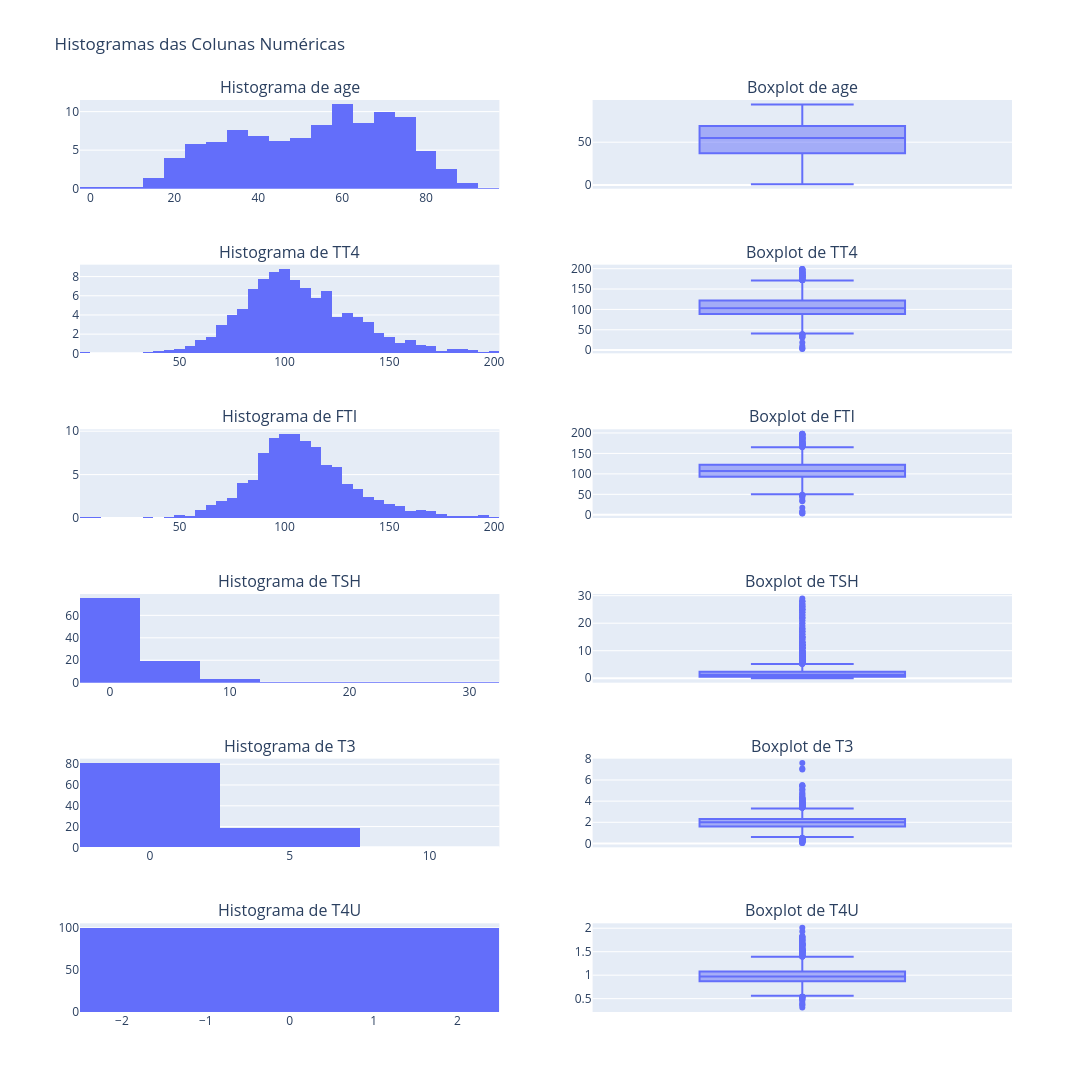

The notebook cell saved with this chart:
### Markdown cell above
COm essa informação em mãos, podemos avaliar o comportamento das variáveis numéricas e escolher qual estratégia será usada para o tratamento dos valores nulos. Após essa etapa, voltaremos etapa de transformação em valores lógicos, numéricos, das variavéis categóricas.

### Code cell
subplotsTitles = []
for i in column_number:
     subplotsTitles.append(f'Histograma de {i}')
     subplotsTitles.append(f'Boxplot de {i}')


fig = make_subplots(rows=len(column_number), cols=2, subplot_titles=subplotsTitles)
row = 1
# col = 1

for i in column_number:
    histogram = px.histogram(data, x=i, nbins=80, histnorm='percent')
    box = px.box(data, y=i)
    fig.add_trace(
        histogram.data[0],
        row=row, col=1,
    )

    fig.add_trace(
        box.data[0],
        row=row, col=2
    )
    row += 1
fig.update_layout(title_text='Histogramas das Colunas Numéricas', showlegend=False, height=3000, width=1300 )
fig.show()

### Figure 1 — Plotly figure (JSON) as saved in the notebook; plotly's stock layout.template omitted (floating-point values rounded to 4 significant figures; data arrays with more than 128 entries replaced by an {"elided": "..."} marker saying what was removed)
{"data": [{"bingroup": "x", "histnorm": "percent", "hovertemplate": "age=%{x}<br>percent=%{y}<extra></extra>", "legendgroup": "", "marker": {"color": "#636efa", "pattern": {"shape": ""}}, "name": "", "nbinsx": 80, "orientation": "v", "showlegend": false, "type": "histogram", "x": {"elided": "2597 float values"}, "xaxis": "x", "yaxis": "y"}, {"alignmentgroup": "True", "hovertemplate": "age=%{y}<extra></extra>", "legendgroup": "", "marker": {"color": "#636efa"}, "name": "", "notched": false, "offsetgroup": "", "orientation": "v", "showlegend": false, "type": "box", "x0": " ", "xaxis": "x2", "y": {"elided": "2597 float values"}, "y0": " ", "yaxis": "y2"}, {"bingroup": "x", "histnorm": "percent", "hovertemplate": "TT4=%{x}<br>percent=%{y}<extra></extra>", "legendgroup": "", "marker": {"color": "#636efa", "pattern": {"shape": ""}}, "name": "", "nbinsx": 80, "orientation": "v", "showlegend": false, "type": "histogram", "x": {"elided": "2597 float values"}, "xaxis": "x3", "yaxis": "y3"}, {"alignmentgroup": "True", "hovertemplate": "TT4=%{y}<extra></extra>", "legendgroup": "", "marker": {"color": "#636efa"}, "name": "", "notched": false, "offsetgroup": "", "orientation": "v", "showlegend": false, "type": "box", "x0": " ", "xaxis": "x4", "y": {"elided": "2597 float values"}, "y0": " ", "yaxis": "y4"}, {"bingroup": "x", "histnorm": "percent", "hovertemplate": "FTI=%{x}<br>percent=%{y}<extra></extra>", "legendgroup": "", "marker": {"color": "#636efa", "pattern": {"shape": ""}}, "name": "", "nbinsx": 80, "orientation": "v", "showlegend": false, "type": "histogram", "x": {"elided": "2597 float values"}, "xaxis": "x5", "yaxis": "y5"}, {"alignmentgroup": "True", "hovertemplate": "FTI=%{y}<extra></extra>", "legendgroup": "", "marker": {"color": "#636efa"}, "name": "", "notched": false, "offsetgroup": "", "orientation": "v", "showlegend": false, "type": "box", "x0": " ", "xaxis": "x6", "y": {"elided": "2597 float values"}, "y0": " ", "yaxis": "y6"}, {"bingroup": "x", "histnorm": "percent", "hovertemplate": "TSH=%{x}<br>percent=%{y}<extra></extra>", "legendgroup": "", "marker": {"color": "#636efa", "pattern": {"shape": ""}}, "name": "", "nbinsx": 80, "orientation": "v", "showlegend": false, "type": "histogram", "x": {"elided": "2597 float values"}, "xaxis": "x7", "yaxis": "y7"}, {"alignmentgroup": "True", "hovertemplate": "TSH=%{y}<extra></extra>", "legendgroup": "", "marker": {"color": "#636efa"}, "name": "", "notched": false, "offsetgroup": "", "orientation": "v", "showlegend": false, "type": "box", "x0": " ", "xaxis": "x8", "y": {"elided": "2597 float values"}, "y0": " ", "yaxis": "y8"}, {"bingroup": "x", "histnorm": "percent", "hovertemplate": "T3=%{x}<br>percent=%{y}<extra></extra>", "legendgroup": "", "marker": {"color": "#636efa", "pattern": {"shape": ""}}, "name": "", "nbinsx": 80, "orientation": "v", "showlegend": false, "type": "histogram", "x": {"elided": "2597 float values"}, "xaxis": "x9", "yaxis": "y9"}, {"alignmentgroup": "True", "hovertemplate": "T3=%{y}<extra></extra>", "legendgroup": "", "marker": {"color": "#636efa"}, "name": "", "notched": false, "offsetgroup": "", "orientation": "v", "showlegend": false, "type": "box", "x0": " ", "xaxis": "x10", "y": {"elided": "2597 float values"}, "y0": " ", "yaxis": "y10"}, {"bingroup": "x", "histnorm": "percent", "hovertemplate": "T4U=%{x}<br>percent=%{y}<extra></extra>", "legendgroup": "", "marker": {"color": "#636efa", "pattern": {"shape": ""}}, "name": "", "nbinsx": 80, "orientation": "v", "showlegend": false, "type": "histogram", "x": {"elided": "2597 float values"}, "xaxis": "x11", "yaxis": "y11"}, {"alignmentgroup": "True", "hovertemplate": "T4U=%{y}<extra></extra>", "legendgroup": "", "marker": {"color": "#636efa"}, "name": "", "notched": false, "offsetgroup": "", "orientation": "v", "showlegend": false, "type": "box", "x0": " ", "xaxis": "x12", "y": {"elided": "2597 float values"}, "y0": " ", "yaxis": "y12"}], "layout": {"annotations": [{"font": {"size": 16}, "showarrow": false, "text": "Histograma de age", "x": 0.225, "xanchor": "center", "xref": "paper", "y": 1.0, "yanchor": "bottom", "yref": "paper"}, {"font": {"size": 16}, "showarrow": false, "text": "Boxplot de age", "x": 0.775, "xanchor": "center", "xref": "paper", "y": 1.0, "yanchor": "bottom", "yref": "paper"}, {"font": {"size": 16}, "showarrow": false, "text": "Histograma de TT4", "x": 0.225, "xanchor": "center", "xref": "paper", "y": 0.8194, "yanchor": "bottom", "yref": "paper"}, {"font": {"size": 16}, "showarrow": false, "text": "Boxplot de TT4", "x": 0.775, "xanchor": "center", "xref": "paper", "y": 0.8194, "yanchor": "bottom", "yref": "paper"}, {"font": {"size": 16}, "showarrow": false, "text": "Histograma de FTI", "x": 0.225, "xanchor": "center", "xref": "paper", "y": 0.6389, "yanchor": "bottom", "yref": "paper"}, {"font": {"size": 16}, "showarrow": false, "text": "Boxplot de FTI", "x": 0.775, "xanchor": "center", "xref": "paper", "y": 0.6389, "yanchor": "bottom", "yref": "paper"}, {"font": {"size": 16}, "showarrow": false, "text": "Histograma de TSH", "x": 0.225, "xanchor": "center", "xref": "paper", "y": 0.4583, "yanchor": "bottom", "yref": "paper"}, {"font": {"size": 16}, "showarrow": false, "text": "Boxplot de TSH", "x": 0.775, "xanchor": "center", "xref": "paper", "y": 0.4583, "yanchor": "bottom", "yref": "paper"}, {"font": {"size": 16}, "showarrow": false, "text": "Histograma de T3", "x": 0.225, "xanchor": "center", "xref": "paper", "y": 0.2778, "yanchor": "bottom", "yref": "paper"}, {"font": {"size": 16}, "showarrow": false, "text": "Boxplot de T3", "x": 0.775, "xanchor": "center", "xref": "paper", "y": 0.2778, "yanchor": "bottom", "yref": "paper"}, {"font": {"size": 16}, "showarrow": false, "text": "Histograma de T4U", "x": 0.225, "xanchor": "center", "xref": "paper", "y": 0.09722, "yanchor": "bottom", "yref": "paper"}, {"font": {"size": 16}, "showarrow": false, "text": "Boxplot de T4U", "x": 0.775, "xanchor": "center", "xref": "paper", "y": 0.09722, "yanchor": "bottom", "yref": "paper"}], "height": 3000, "showlegend": false, "title": {"text": "Histogramas das Colunas Numéricas"}, "width": 1300, "xaxis": {"anchor": "y", "domain": [0, 0.45]}, "xaxis10": {"anchor": "y10", "domain": [0.55, 1]}, "xaxis11": {"anchor": "y11", "domain": [0, 0.45]}, "xaxis12": {"anchor": "y12", "domain": [0.55, 1]}, "xaxis2": {"anchor": "y2", "domain": [0.55, 1]}, "xaxis3": {"anchor": "y3", "domain": [0, 0.45]}, "xaxis4": {"anchor": "y4", "domain": [0.55, 1]}, "xaxis5": {"anchor": "y5", "domain": [0, 0.45]}, "xaxis6": {"anchor": "y6", "domain": [0.55, 1]}, "xaxis7": {"anchor": "y7", "domain": [0, 0.45]}, "xaxis8": {"anchor": "y8", "domain": [0.55, 1]}, "xaxis9": {"anchor": "y9", "domain": [0, 0.45]}, "yaxis": {"anchor": "x", "domain": [0.9028, 1.0]}, "yaxis10": {"anchor": "x10", "domain": [0.1806, 0.2778]}, "yaxis11": {"anchor": "x11", "domain": [0, 0.09722]}, "yaxis12": {"anchor": "x12", "domain": [0, 0.09722]}, "yaxis2": {"anchor": "x2", "domain": [0.9028, 1.0]}, "yaxis3": {"anchor": "x3", "domain": [0.7222, 0.8194]}, "yaxis4": {"anchor": "x4", "domain": [0.7222, 0.8194]}, "yaxis5": {"anchor": "x5", "domain": [0.5417, 0.6389]}, "yaxis6": {"anchor": "x6", "domain": [0.5417, 0.6389]}, "yaxis7": {"anchor": "x7", "domain": [0.3611, 0.4583]}, "yaxis8": {"anchor": "x8", "domain": [0.3611, 0.4583]}, "yaxis9": {"anchor": "x9", "domain": [0.1806, 0.2778]}}}
